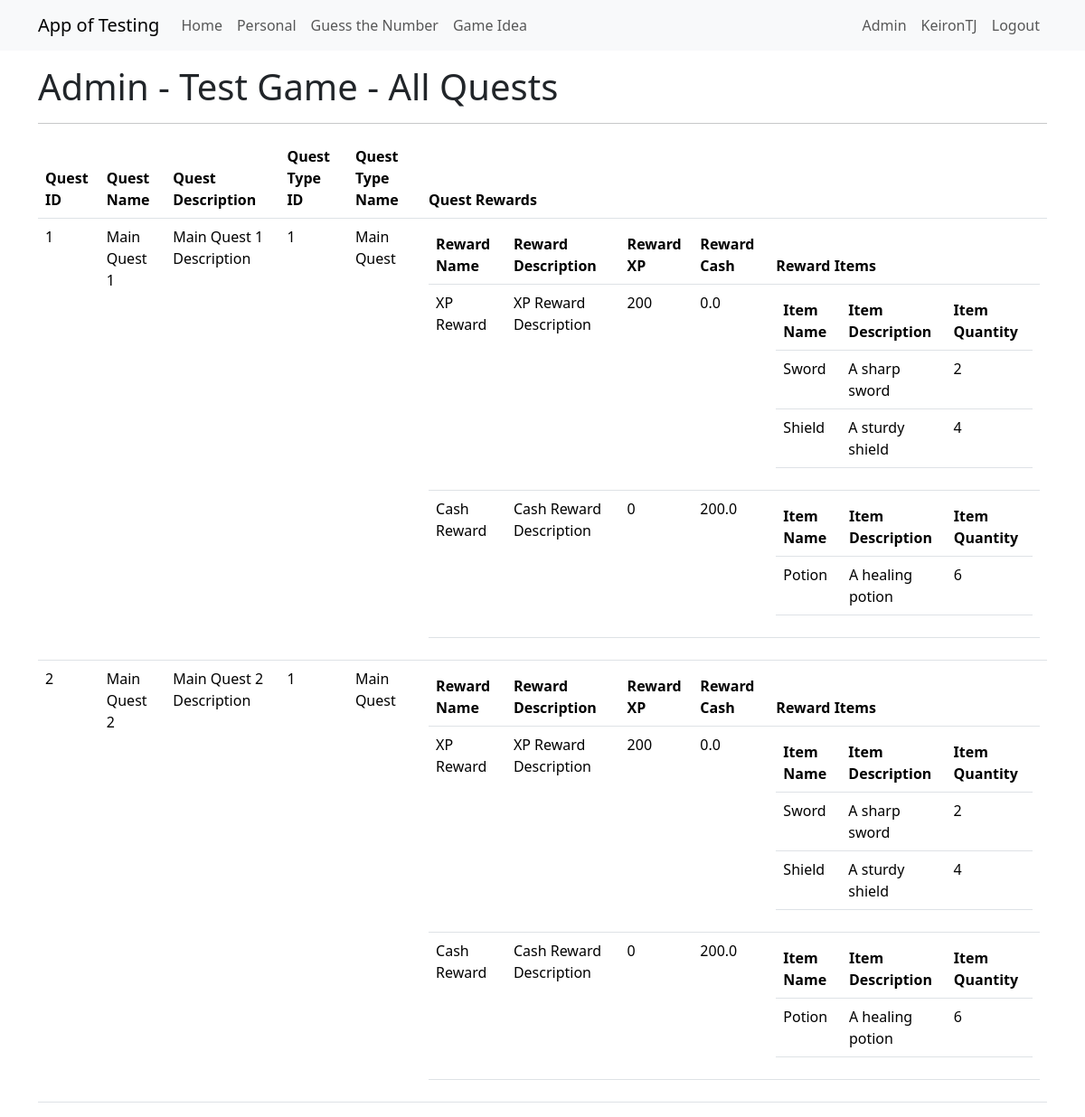
Page /admin_testgame_mainquests (signed in) on the committed database.
### app/models.py (models this page shows, shortened)
class User(UserMixin, db.Model):
    id = db.Column(Integer, primary_key=True)
    username = db.Column(String(64), index=True, unique=True)
    firstname = db.Column(String(64), nullable=True)
    surname = db.Column(String(64), nullable=True)
    dob = db.Column(DateTime, nullable=True)
    firstlineaddress = db.Column(String(64), nullable=True)
    city = db.Column(String(64), nullable=True)
    postcode = db.Column(String(64), nullable=True)
    email = db.Column(String(120), index=True, unique=True)
    password_hash = db.Column(String(256))
    active = db.Column(db.Boolean(), default=True)
    activetestgame = db.Column(db.Integer, nullable=True)
    test_game = so.relationship("TestGame", back_populates="user", cascade="all, delete-orphan")
    role=so.relationship("Role", secondary="user_roles")
    def is_admin(self):
        return 'admin' in [role.name for role in self.role]

class TestGameQuest(db.Model):
    __tablename__ = 'test_game_quests'
    id = db.Column(db.Integer, primary_key=True)
    quest_name = db.Column(db.String(64))
    quest_description = db.Column(db.String(256))
    quest_type_id = db.Column(db.Integer, db.ForeignKey('test_game_quest_types.id', name='fk_quest_type_id'))
    quest_rewards = db.relationship("TestGameQuestRewards", back_populates="quest")
    quest_type = db.relationship("TestGameQuestType", back_populates="quests")
    quest_progress = db.relationship("TestGameQuestProgress", back_populates="quest_quest")

class TestGameQuestType(db.Model):
    __tablename__ = 'test_game_quest_types'
    id = db.Column(db.Integer, primary_key=True)
    quest_type_name = db.Column(db.String(64))
    quest_type_description = db.Column(db.String(256))
    quests = db.relationship("TestGameQuest", back_populates="quest_type")

class TestGameQuestRewards(db.Model):
    __tablename__ = 'test_game_rewards'
    id = db.Column(db.Integer, primary_key=True)
    quest_id = db.Column(db.Integer, db.ForeignKey('test_game_quests.id'))
    quest_reward_name = db.Column(db.String(64))
    quest_reward_description = db.Column(db.String(256))
    quest_reward_xp = db.Column(db.Integer, default=0)
    quest_reward_cash = db.Column(db.Float,default=0)
    quest_reward_item_id = db.Column(db.Integer, db.ForeignKey('test_game_items.id'))
    quest = db.relationship("TestGameQuest", back_populates="quest_rewards")
    items = db.relationship("TestGameItem", secondary='reward_item_association', back_populates="rewards", overlaps="item,reward_items,reward")

class RewardItemAssociation(db.Model):
    __tablename__ = 'reward_item_association'
    id = db.Column(db.Integer, primary_key=True)
    reward_id = db.Column(db.Integer, db.ForeignKey('test_game_rewards.id'))
    item_id = db.Column(db.Integer, db.ForeignKey('test_game_items.id'))
    quantity = db.Column(db.Integer, default=1)
    reward = db.relationship("TestGameQuestRewards", backref="reward_items")
    item = db.relationship("TestGameItem", backref="reward_items")

class TestGameItem(db.Model):
    __tablename__ = 'test_game_items'
    id = db.Column(db.Integer, primary_key=True)
    item_name = db.Column(db.String(64))
    item_cost = db.Column(db.Float)
    item_xp = db.Column(db.Integer)
    item_level = db.Column(db.Integer)
    item_type = db.Column(db.String(64))
    item_description = db.Column(db.String(256))
    inventory_items = db.relationship('TestGameInventoryItems', back_populates="item")
    rewards = db.relationship('TestGameQuestRewards', secondary='reward_item_association', back_populates="items", overlaps="reward,reward_items, item")

### app/admin/routes.py (the view)
@bp.route('/admin_testgame_mainquests', methods=['GET', 'POST'])
@login_required
@admin_required
def admin_testgame_mainquests():
    quests = db.session.query(TestGameQuest).all()
    return render_template("admin/admin_testgame_mainquests.html",
                           title='Admin Test Game Main Quests',
                           quests=quests)

### app/models.py (called while the page is built)
@login.user_loader
def load_user(id):
    return db.session.get(User, int(id))

### app/templates/admin/admin_testgame_mainquests.html
{% extends "base.html" %}
{% block content %}
<div class="Jumbotron">
    <h1>Admin - Test Game - All Quests</h1>
</div>
<hr />
<table class="table">
    <thead>
        <tr>
            <th>Quest ID</th>
            <th>Quest Name</th>
            <th>Quest Description</th>
            <th>Quest Type ID</th>
            <th>Quest Type Name</th>
            <th>Quest Rewards</th>
        </tr>
    </thead>
    <tbody>
        {% for quest in quests %}
        <tr>
            <td>{{ quest.id }}</td>
            <td>{{ quest.quest_name }}</td>
            <td>{{ quest.quest_description }}</td>
            <td>{{ quest.quest_type.id }}</td>
            <td>{{ quest.quest_type.quest_type_name }}</td>
            <td>
                <table class="table">
                    <thead>
                        <tr>
                            <th>Reward Name</th>
                            <th>Reward Description</th>
                            <th>Reward XP</th>
                            <th>Reward Cash</th>
                            <th>Reward Items</th>
                        </tr>
                    </thead>
                    <tbody>
                        {% for reward in quest.quest_rewards %}
                        <tr>
                            <td>{{ reward.quest_reward_name }}</td>
                            <td>{{ reward.quest_reward_description }}</td>
                            <td>{{ reward.quest_reward_xp }}</td>
                            <td>{{ reward.quest_reward_cash }}</td>
                            <td>
                                <table class="table">
                                    <thead>
                                    <th>Item Name</th>
                                    <th>Item Description</th>
                                    <th>Item Quantity</th>
                                    </thead>
                                    <tbody>
                                        {% for item in reward.reward_items %}
                                        <tr>
                                            <td>{{ item.item.item_name }}</td>
                                            <td>{{ item.item.item_description }}</td>
                                            <td>{{ item.quantity }}</td>
                                        </tr>
                                        {% endfor %}
                                </table>
                            </td>
                        </tr>
                        {% endfor %}
                    </tbody>
                </table>
            </td>
        </tr>
        {% endfor %}
</table>
{% endblock %}

### app/templates/base.html (shortened to what this page needs)
<!doctype html>
<html lang="en">
  <head>
    <link
        href="https://cdn.jsdelivr.net/npm/bootstrap@5.3.2/dist/css/bootstrap.min.css"
        rel="stylesheet"
>
    <link rel="stylesheet" href="{{ url_for('static', filename='style.css') }}">
  </head>
  <body>
    <nav class="navbar navbar-expand-lg bg-body-tertiary">
      <div class="container">
        <a class="navbar-brand" href="{{ url_for('main.index') }}">App of Testing</a>
        <div class="collapse navbar-collapse" id="navbarSupportedContent">
          <ul class="navbar-nav me-auto mb-2 mb-lg-0">
            <li class="nav-item">
              <a class="nav-link" aria-current="page" href="{{ url_for('main.index') }}">Home</a>
            </li>
            <li class="nav-item">
              <a class="nav-link" aria-current="page" href="{{ url_for('financeapp.pfhome') }}">Personal</a>
            </li>
            <li class="nav-item">
              <a class="nav-link" aria-current="page" href="{{ url_for('gtn.guessthenumberhome') }}">Guess the Number</a>
            </li>
              {% if not current_user.is_authenticated or current_user.activetestgame == None    %}
                  <li class="nav-item">
                      <a class="nav-link" aria-current="page" href="{{ url_for('testgame.tg_startmenu') }}">Game Idea</a>
                  </li>
              {% else %}
                  <li class="nav-item">
                      <a class="nav-link" aria-current="page" href="{{ url_for('testgame.tg_play', game_id=current_user.activetestgame) }}">Game Idea</a>
                  </li>
              {% endif %}
          </ul>
          <ul class="navbar-nav mb-2 mb-lg-0">
            {% if current_user.is_anonymous %}
              <li class="nav-item">
                <a class="nav-link" aria-current="page" href="{{ url_for('auth.login') }}">Login</a>
              </li>
            {% else %}
              {% if current_user.is_admin() %}
                <li class="nav-item">
                  <a class="nav-link" aria-current="page" href="{{ url_for('admin.admin_home') }}">Admin</a>
                </li>
              {% endif %}
              <li class="nav-item">
                <a class="nav-link" aria-current="page" href="{{ url_for('main.view_profile', user_id=current_user.id) }}">{{ current_user.username }}</a>
              </li>
              <li class="nav-item">
                <a class="nav-link" aria-current="page" href="{{ url_for('auth.logout') }}">Logout</a>
              </li>
            {% endif %}
          </ul>
        </div>
      </div>
    </nav>
    <div class="container mt-3">
      {% block content %}{% endblock %}
    </div>
  </body>
</html>

### rows in the picture
User: username "KeironTJ"
TestGameQuest: id "1", quest_name "Main Quest 1", quest_description "Main Quest 1 Description", quest_type.id "1", quest_type.quest_type_name "Main Quest"
TestGameQuestRewards: quest_reward_name "XP Reward", quest_reward_description "XP Reward Description", quest_reward_xp "200", quest_reward_cash "0.0"
RewardItemAssociation: item.item_name "Sword", item.item_description "A sharp sword", quantity "2"
RewardItemAssociation: item.item_name "Shield", item.item_description "A sturdy shield", quantity "4"
TestGameQuestRewards: quest_reward_name "Cash Reward", quest_reward_description "Cash Reward Description", quest_reward_xp "0", quest_reward_cash "200.0"
RewardItemAssociation: item.item_name "Potion", item.item_description "A healing potion", quantity "6"
TestGameQuest: id "2", quest_name "Main Quest 2", quest_description "Main Quest 2 Description", quest_type.id "1", quest_type.quest_type_name "Main Quest"
TestGameQuestRewards: quest_reward_name "XP Reward", quest_reward_description "XP Reward Description", quest_reward_xp "200", quest_reward_cash "0.0"
RewardItemAssociation: item.item_name "Sword", item.item_description "A sharp sword", quantity "2"
RewardItemAssociation: item.item_name "Shield", item.item_description "A sturdy shield", quantity "4"
TestGameQuestRewards: quest_reward_name "Cash Reward", quest_reward_description "Cash Reward Description", quest_reward_xp "0", quest_reward_cash "200.0"
RewardItemAssociation: item.item_name "Potion", item.item_description "A healing potion", quantity "6"
